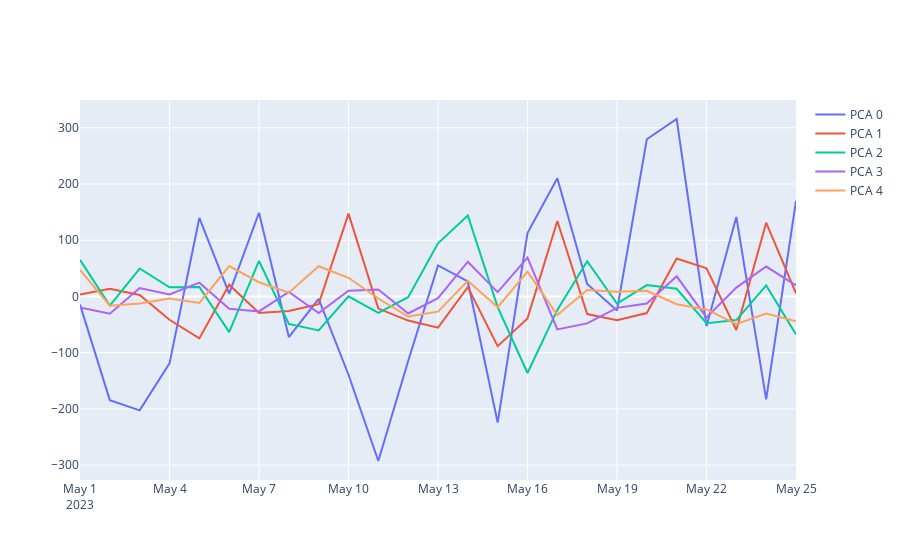

Write notebook code for a chart like this one.
### Code cell
traces = []
tmpl = {"x": price_dates}
for i in range(transformed_curves.shape[-1]):
    traces.append({**tmpl, "y": transformed_curves[:, i], "name": f"PCA {i}"})
go.Figure(data=traces)
